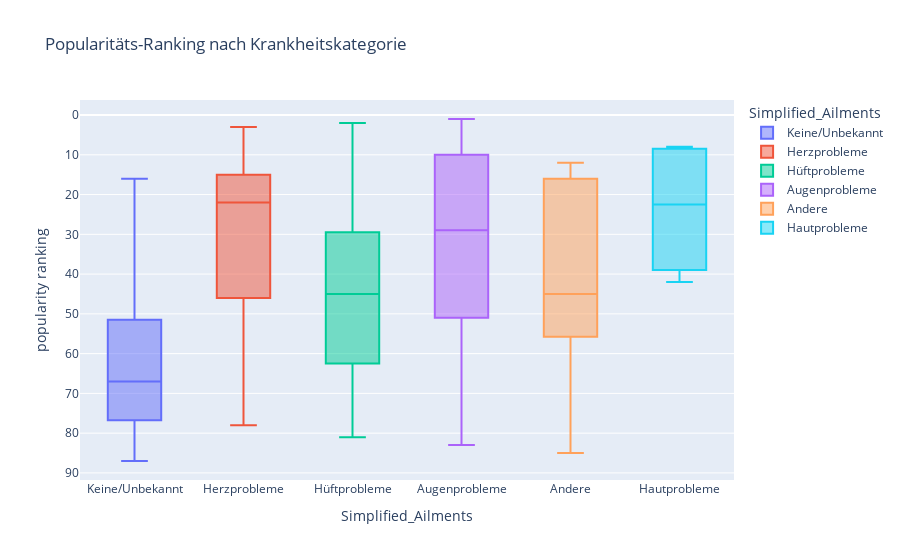

The notebook cell this image was saved under:
### Code cell
fig = px.box(
    data,
    x='Simplified_Ailments',
    y='popularity ranking',
    color='Simplified_Ailments',
    title='Popularitäts-Ranking nach Krankheitskategorie'
)
fig.update_yaxes(autorange='reversed')

### Figure 1 — Plotly figure (JSON) as saved in the notebook; plotly's stock layout.template omitted (floating-point values rounded to 4 significant figures)
{"data": [{"alignmentgroup": "True", "hovertemplate": "Simplified_Ailments=%{x}<br>popularity ranking=%{y}<extra></extra>", "legendgroup": "Keine/Unbekannt", "marker": {"color": "#636efa"}, "name": "Keine/Unbekannt", "notched": false, "offsetgroup": "Keine/Unbekannt", "orientation": "v", "showlegend": true, "type": "box", "x": ["Keine/Unbekannt", "Keine/Unbekannt", "Keine/Unbekannt", "Keine/Unbekannt", "Keine/Unbekannt", "Keine/Unbekannt", "Keine/Unbekannt", "Keine/Unbekannt", "Keine/Unbekannt", "Keine/Unbekannt", "Keine/Unbekannt", "Keine/Unbekannt", "Keine/Unbekannt", "Keine/Unbekannt", "Keine/Unbekannt", "Keine/Unbekannt", "Keine/Unbekannt", "Keine/Unbekannt", "Keine/Unbekannt", "Keine/Unbekannt", "Keine/Unbekannt", "Keine/Unbekannt", "Keine/Unbekannt"], "x0": " ", "xaxis": "x", "y": [61, 16, 51, 30, 73, 34, 69, 84, 77, 46, 67, 82, 86, 87, 75, 64, 76, 80, 66, 18, 59, 53, 71], "y0": " ", "yaxis": "y"}, {"alignmentgroup": "True", "hovertemplate": "Simplified_Ailments=%{x}<br>popularity ranking=%{y}<extra></extra>", "legendgroup": "Herzprobleme", "marker": {"color": "#EF553B"}, "name": "Herzprobleme", "notched": false, "offsetgroup": "Herzprobleme", "orientation": "v", "showlegend": true, "type": "box", "x": ["Herzprobleme", "Herzprobleme", "Herzprobleme", "Herzprobleme", "Herzprobleme", "Herzprobleme", "Herzprobleme", "Herzprobleme"], "x0": " ", "xaxis": "x", "y": [48, 3, 21, 17, 13, 23, 78, 44], "y0": " ", "yaxis": "y"}, {"alignmentgroup": "True", "hovertemplate": "Simplified_Ailments=%{x}<br>popularity ranking=%{y}<extra></extra>", "legendgroup": "Hüftprobleme", "marker": {"color": "#00cc96"}, "name": "Hüftprobleme", "notched": false, "offsetgroup": "Hüftprobleme", "orientation": "v", "showlegend": true, "type": "box", "x": ["Hüftprobleme", "Hüftprobleme", "Hüftprobleme", "Hüftprobleme", "Hüftprobleme", "Hüftprobleme", "Hüftprobleme", "Hüftprobleme", "Hüftprobleme", "Hüftprobleme", "Hüftprobleme", "Hüftprobleme", "Hüftprobleme", "Hüftprobleme", "Hüftprobleme", "Hüftprobleme", "Hüftprobleme", "Hüftprobleme", "Hüftprobleme", "Hüftprobleme", "Hüftprobleme", "Hüftprobleme", "Hüftprobleme", "Hüftprobleme"], "x0": " ", "xaxis": "x", "y": [81, 15, 74, 55, 40, 65, 79, 58, 62, 24, 49, 37, 63, 31, 70, 10, 60, 2, 28, 19, 38, 43, 47, 41], "y0": " ", "yaxis": "y"}, {"alignmentgroup": "True", "hovertemplate": "Simplified_Ailments=%{x}<br>popularity ranking=%{y}<extra></extra>", "legendgroup": "Augenprobleme", "marker": {"color": "#ab63fa"}, "name": "Augenprobleme", "notched": false, "offsetgroup": "Augenprobleme", "orientation": "v", "showlegend": true, "type": "box", "x": ["Augenprobleme", "Augenprobleme", "Augenprobleme", "Augenprobleme", "Augenprobleme", "Augenprobleme", "Augenprobleme", "Augenprobleme", "Augenprobleme", "Augenprobleme", "Augenprobleme", "Augenprobleme", "Augenprobleme", "Augenprobleme", "Augenprobleme", "Augenprobleme", "Augenprobleme", "Augenprobleme", "Augenprobleme", "Augenprobleme", "Augenprobleme"], "x0": " ", "xaxis": "x", "y": [27, 50, 29, 20, 32, 1, 56, 11, 4, 33, 26, 39, 83, 72, 25, 68, 7, 5, 35, 54, 6], "y0": " ", "yaxis": "y"}, {"alignmentgroup": "True", "hovertemplate": "Simplified_Ailments=%{x}<br>popularity ranking=%{y}<extra></extra>", "legendgroup": "Andere", "marker": {"color": "#FFA15A"}, "name": "Andere", "notched": false, "offsetgroup": "Andere", "orientation": "v", "showlegend": true, "type": "box", "x": ["Andere", "Andere", "Andere", "Andere", "Andere", "Andere", "Andere"], "x0": " ", "xaxis": "x", "y": [12, 22, 57, 85, 14, 45, 52], "y0": " ", "yaxis": "y"}, {"alignmentgroup": "True", "hovertemplate": "Simplified_Ailments=%{x}<br>popularity ranking=%{y}<extra></extra>", "legendgroup": "Hautprobleme", "marker": {"color": "#19d3f3"}, "name": "Hautprobleme", "notched": false, "offsetgroup": "Hautprobleme", "orientation": "v", "showlegend": true, "type": "box", "x": ["Hautprobleme", "Hautprobleme", "Hautprobleme", "Hautprobleme"], "x0": " ", "xaxis": "x", "y": [36, 8, 9, 42], "y0": " ", "yaxis": "y"}], "layout": {"boxmode": "overlay", "legend": {"title": {"text": "Simplified_Ailments"}, "tracegroupgap": 0}, "title": {"text": "Popularitäts-Ranking nach Krankheitskategorie"}, "xaxis": {"anchor": "y", "categoryarray": ["Keine/Unbekannt", "Herzprobleme", "Hüftprobleme", "Augenprobleme", "Andere", "Hautprobleme"], "categoryorder": "array", "domain": [0, 1], "title": {"text": "Simplified_Ailments"}}, "yaxis": {"anchor": "x", "autorange": "reversed", "domain": [0, 1], "title": {"text": "popularity ranking"}}}}
